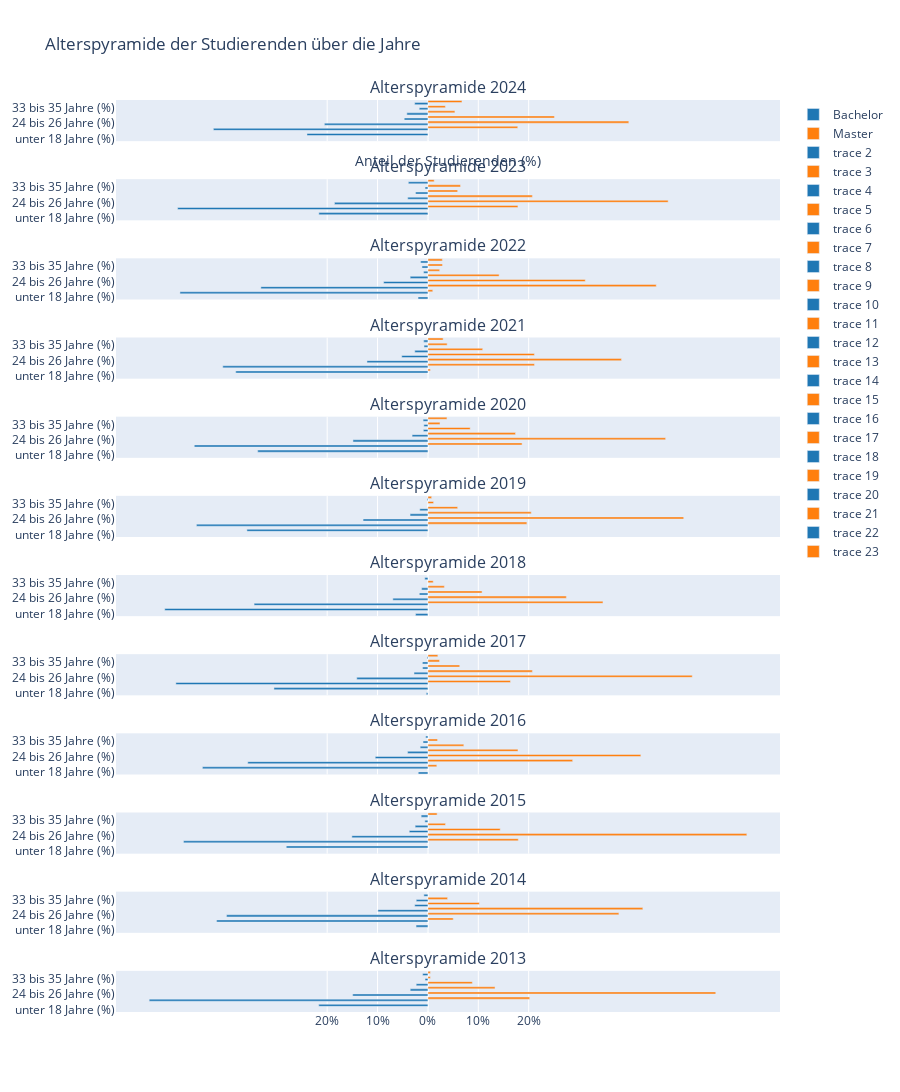

The notebook cell this image was saved under:
### Code cell
import pandas as pd
import plotly.graph_objects as go
from plotly.subplots import make_subplots

# Daten für die Alterspyramide umformen
df_pyramide = df_alter.melt(id_vars="Jahr", var_name="Altersgruppe", value_name="Anteil (%)")

# Bachelor vs. Master identifizieren
df_pyramide["Studiengang"] = df_pyramide["Altersgruppe"].apply(lambda x: "Bachelor" if "Bachelor" in x else "Master")

# Altersgruppen umbenennen (Bachelor/Master entfernen)
df_pyramide["Altersgruppe"] = df_pyramide["Altersgruppe"].str.replace("Bachelor ", "", regex=False)
df_pyramide["Altersgruppe"] = df_pyramide["Altersgruppe"].str.replace("Master ", "", regex=False)

# Bachelor-Werte negativ setzen für visuelle Trennung
df_pyramide.loc[df_pyramide["Studiengang"] == "Bachelor", "Anteil (%)"] *= -1

# Einzigartige Jahre für Subplots
jahre = sorted(df_pyramide["Jahr"].unique(), reverse=True)
num_years = len(jahre)

# Subplots erstellen
fig = make_subplots(
    rows=num_years, cols=1,  # Eine Spalte, eine Zeile pro Jahr
    shared_xaxes=True,  # Gleiche X-Achse für bessere Vergleichbarkeit
    subplot_titles=[f"Alterspyramide {jahr}" for jahr in jahre]
)

# Farben definieren
farben = {"Bachelor": "#1f77b4", "Master": "#ff7f0e"}  # Blau für Bachelor, Orange für Master

# Daten für jedes Jahr als separaten Subplot hinzufügen
for i, jahr in enumerate(jahre, start=1):
    df_year = df_pyramide[df_pyramide["Jahr"] == jahr]

    for studiengang in ["Bachelor", "Master"]:
        df_group = df_year[df_year["Studiengang"] == studiengang]

        fig.add_trace(
            go.Bar(
                x=df_group["Anteil (%)"],
                y=df_group["Altersgruppe"],
                orientation="h",
                name=studiengang if i == 1 else None,  # Legende nur einmal anzeigen
                marker=dict(color=farben[studiengang]),
            ),
            row=i, col=1
        )

# Layout anpassen
fig.update_layout(
    title="Alterspyramide der Studierenden über die Jahre",
    #template="infoviz",
    xaxis_title="Anteil der Studierenden (%)",
    height=300 * num_years,  # Höhe dynamisch anpassen
    showlegend=True,
)

# X-Achse so formatieren, dass negative und positive Werte gleichmäßig verteilt sind
fig.update_xaxes(
    tickmode="array",
    tickvals=[-20, -10, 0, 10, 20],
    ticktext=["20%", "10%", "0%", "10%", "20%"]
)

fig.show()

### Figure 1 — Plotly figure (JSON) as saved in the notebook; plotly's stock layout.template omitted (floating-point values rounded to 4 significant figures)
{"data": [{"marker": {"color": "#1f77b4"}, "name": "Bachelor", "orientation": "h", "type": "bar", "x": [-0.0, -24.01, -42.59, -20.55, -4.704, -4.184, -1.724, -2.628], "xaxis": "x", "y": ["unter 18 Jahre (%)", "18 bis 20 Jahre (%)", "21 bis 23 Jahre (%)", "24 bis 26 Jahre (%)", "27 bis 29 Jahre (%)", "30 bis 32 Jahre (%)", "33 bis 35 Jahre (%)", "älter als 35 Jahre (%)"], "yaxis": "y"}, {"marker": {"color": "#ff7f0e"}, "name": "Master", "orientation": "h", "type": "bar", "x": [0.0, 0.0, 17.83, 39.87, 25.11, 5.358, 3.464, 6.755], "xaxis": "x", "y": ["unter 18 Jahre (%)", "18 bis 20 Jahre (%)", "21 bis 23 Jahre (%)", "24 bis 26 Jahre (%)", "27 bis 29 Jahre (%)", "30 bis 32 Jahre (%)", "33 bis 35 Jahre (%)", "älter als 35 Jahre (%)"], "yaxis": "y"}, {"marker": {"color": "#1f77b4"}, "orientation": "h", "type": "bar", "x": [-0.0, -21.65, -49.69, -18.54, -4.01, -2.457, -0.5714, -3.886], "xaxis": "x2", "y": ["unter 18 Jahre (%)", "18 bis 20 Jahre (%)", "21 bis 23 Jahre (%)", "24 bis 26 Jahre (%)", "27 bis 29 Jahre (%)", "30 bis 32 Jahre (%)", "33 bis 35 Jahre (%)", "älter als 35 Jahre (%)"], "yaxis": "y2"}, {"marker": {"color": "#ff7f0e"}, "orientation": "h", "type": "bar", "x": [0.0, 0.0, 17.86, 47.68, 20.73, 5.899, 6.464, 1.238], "xaxis": "x2", "y": ["unter 18 Jahre (%)", "18 bis 20 Jahre (%)", "21 bis 23 Jahre (%)", "24 bis 26 Jahre (%)", "27 bis 29 Jahre (%)", "30 bis 32 Jahre (%)", "33 bis 35 Jahre (%)", "älter als 35 Jahre (%)"], "yaxis": "y2"}, {"marker": {"color": "#1f77b4"}, "orientation": "h", "type": "bar", "x": [-1.963, -49.23, -33.16, -8.788, -3.524, -0.8612, -1.181, -1.45], "xaxis": "x3", "y": ["unter 18 Jahre (%)", "18 bis 20 Jahre (%)", "21 bis 23 Jahre (%)", "24 bis 26 Jahre (%)", "27 bis 29 Jahre (%)", "30 bis 32 Jahre (%)", "33 bis 35 Jahre (%)", "älter als 35 Jahre (%)"], "yaxis": "y3"}, {"marker": {"color": "#ff7f0e"}, "orientation": "h", "type": "bar", "x": [0.0, 0.9561, 45.32, 31.23, 14.13, 2.327, 2.893, 2.854], "xaxis": "x3", "y": ["unter 18 Jahre (%)", "18 bis 20 Jahre (%)", "21 bis 23 Jahre (%)", "24 bis 26 Jahre (%)", "27 bis 29 Jahre (%)", "30 bis 32 Jahre (%)", "33 bis 35 Jahre (%)", "älter als 35 Jahre (%)"], "yaxis": "y3"}, {"marker": {"color": "#1f77b4"}, "orientation": "h", "type": "bar", "x": [-0.0, -38.15, -40.72, -12.1, -5.199, -2.607, -0.7811, -0.8383], "xaxis": "x4", "y": ["unter 18 Jahre (%)", "18 bis 20 Jahre (%)", "21 bis 23 Jahre (%)", "24 bis 26 Jahre (%)", "27 bis 29 Jahre (%)", "30 bis 32 Jahre (%)", "33 bis 35 Jahre (%)", "älter als 35 Jahre (%)"], "yaxis": "y4"}, {"marker": {"color": "#ff7f0e"}, "orientation": "h", "type": "bar", "x": [0.0, 0.4686, 21.15, 38.41, 21.13, 10.87, 3.812, 3.013], "xaxis": "x4", "y": ["unter 18 Jahre (%)", "18 bis 20 Jahre (%)", "21 bis 23 Jahre (%)", "24 bis 26 Jahre (%)", "27 bis 29 Jahre (%)", "30 bis 32 Jahre (%)", "33 bis 35 Jahre (%)", "älter als 35 Jahre (%)"], "yaxis": "y4"}, {"marker": {"color": "#1f77b4"}, "orientation": "h", "type": "bar", "x": [-0.0, -33.79, -46.38, -14.88, -3.142, -0.9019, -0.8093, -0.9537], "xaxis": "x5", "y": ["unter 18 Jahre (%)", "18 bis 20 Jahre (%)", "21 bis 23 Jahre (%)", "24 bis 26 Jahre (%)", "27 bis 29 Jahre (%)", "30 bis 32 Jahre (%)", "33 bis 35 Jahre (%)", "älter als 35 Jahre (%)"], "yaxis": "y5"}, {"marker": {"color": "#ff7f0e"}, "orientation": "h", "type": "bar", "x": [0.0, 0.0, 18.69, 47.18, 17.38, 8.387, 2.392, 3.774], "xaxis": "x5", "y": ["unter 18 Jahre (%)", "18 bis 20 Jahre (%)", "21 bis 23 Jahre (%)", "24 bis 26 Jahre (%)", "27 bis 29 Jahre (%)", "30 bis 32 Jahre (%)", "33 bis 35 Jahre (%)", "älter als 35 Jahre (%)"], "yaxis": "y5"}, {"marker": {"color": "#1f77b4"}, "orientation": "h", "type": "bar", "x": [-0.0, -35.93, -45.95, -12.87, -3.543, -1.616, -0.0, -0.1691], "xaxis": "x6", "y": ["unter 18 Jahre (%)", "18 bis 20 Jahre (%)", "21 bis 23 Jahre (%)", "24 bis 26 Jahre (%)", "27 bis 29 Jahre (%)", "30 bis 32 Jahre (%)", "33 bis 35 Jahre (%)", "älter als 35 Jahre (%)"], "yaxis": "y6"}, {"marker": {"color": "#ff7f0e"}, "orientation": "h", "type": "bar", "x": [0.0, 0.0, 19.64, 50.77, 20.51, 5.897, 1.122, 0.7328], "xaxis": "x6", "y": ["unter 18 Jahre (%)", "18 bis 20 Jahre (%)", "21 bis 23 Jahre (%)", "24 bis 26 Jahre (%)", "27 bis 29 Jahre (%)", "30 bis 32 Jahre (%)", "33 bis 35 Jahre (%)", "älter als 35 Jahre (%)"], "yaxis": "y6"}, {"marker": {"color": "#1f77b4"}, "orientation": "h", "type": "bar", "x": [-2.452, -52.24, -34.5, -6.962, -1.707, -1.248, -0.0, -0.6242], "xaxis": "x7", "y": ["unter 18 Jahre (%)", "18 bis 20 Jahre (%)", "21 bis 23 Jahre (%)", "24 bis 26 Jahre (%)", "27 bis 29 Jahre (%)", "30 bis 32 Jahre (%)", "33 bis 35 Jahre (%)", "älter als 35 Jahre (%)"], "yaxis": "y7"}, {"marker": {"color": "#ff7f0e"}, "orientation": "h", "type": "bar", "x": [0.0, 0.0, 34.75, 27.47, 10.75, 3.263, 1.053, 0.0], "xaxis": "x7", "y": ["unter 18 Jahre (%)", "18 bis 20 Jahre (%)", "21 bis 23 Jahre (%)", "24 bis 26 Jahre (%)", "27 bis 29 Jahre (%)", "30 bis 32 Jahre (%)", "33 bis 35 Jahre (%)", "älter als 35 Jahre (%)"], "yaxis": "y7"}, {"marker": {"color": "#1f77b4"}, "orientation": "h", "type": "bar", "x": [-0.3325, -30.57, -50.04, -14.12, -2.766, -1.062, -1.094, -0.1766], "xaxis": "x8", "y": ["unter 18 Jahre (%)", "18 bis 20 Jahre (%)", "21 bis 23 Jahre (%)", "24 bis 26 Jahre (%)", "27 bis 29 Jahre (%)", "30 bis 32 Jahre (%)", "33 bis 35 Jahre (%)", "älter als 35 Jahre (%)"], "yaxis": "y8"}, {"marker": {"color": "#ff7f0e"}, "orientation": "h", "type": "bar", "x": [0.0, 0.0, 16.38, 52.47, 20.74, 6.312, 2.298, 1.966], "xaxis": "x8", "y": ["unter 18 Jahre (%)", "18 bis 20 Jahre (%)", "21 bis 23 Jahre (%)", "24 bis 26 Jahre (%)", "27 bis 29 Jahre (%)", "30 bis 32 Jahre (%)", "33 bis 35 Jahre (%)", "älter als 35 Jahre (%)"], "yaxis": "y8"}, {"marker": {"color": "#1f77b4"}, "orientation": "h", "type": "bar", "x": [-1.917, -44.76, -35.76, -10.46, -4.032, -1.536, -0.9705, -0.4343], "xaxis": "x9", "y": ["unter 18 Jahre (%)", "18 bis 20 Jahre (%)", "21 bis 23 Jahre (%)", "24 bis 26 Jahre (%)", "27 bis 29 Jahre (%)", "30 bis 32 Jahre (%)", "33 bis 35 Jahre (%)", "älter als 35 Jahre (%)"], "yaxis": "y9"}, {"marker": {"color": "#ff7f0e"}, "orientation": "h", "type": "bar", "x": [0.0, 1.763, 28.72, 42.26, 17.87, 7.122, 1.91, 0.0], "xaxis": "x9", "y": ["unter 18 Jahre (%)", "18 bis 20 Jahre (%)", "21 bis 23 Jahre (%)", "24 bis 26 Jahre (%)", "27 bis 29 Jahre (%)", "30 bis 32 Jahre (%)", "33 bis 35 Jahre (%)", "älter als 35 Jahre (%)"], "yaxis": "y9"}, {"marker": {"color": "#1f77b4"}, "orientation": "h", "type": "bar", "x": [-0.0, -28.12, -48.52, -15.1, -3.705, -2.532, -0.6104, -1.341], "xaxis": "x10", "y": ["unter 18 Jahre (%)", "18 bis 20 Jahre (%)", "21 bis 23 Jahre (%)", "24 bis 26 Jahre (%)", "27 bis 29 Jahre (%)", "30 bis 32 Jahre (%)", "33 bis 35 Jahre (%)", "älter als 35 Jahre (%)"], "yaxis": "y10"}, {"marker": {"color": "#ff7f0e"}, "orientation": "h", "type": "bar", "x": [0.0, 0.0, 17.93, 63.3, 14.34, 3.487, 0.0, 1.821], "xaxis": "x10", "y": ["unter 18 Jahre (%)", "18 bis 20 Jahre (%)", "21 bis 23 Jahre (%)", "24 bis 26 Jahre (%)", "27 bis 29 Jahre (%)", "30 bis 32 Jahre (%)", "33 bis 35 Jahre (%)", "älter als 35 Jahre (%)"], "yaxis": "y10"}, {"marker": {"color": "#1f77b4"}, "orientation": "h", "type": "bar", "x": [-0.0, -2.357, -41.95, -39.98, -9.931, -2.618, -2.319, -0.8061], "xaxis": "x11", "y": ["unter 18 Jahre (%)", "18 bis 20 Jahre (%)", "21 bis 23 Jahre (%)", "24 bis 26 Jahre (%)", "27 bis 29 Jahre (%)", "30 bis 32 Jahre (%)", "33 bis 35 Jahre (%)", "älter als 35 Jahre (%)"], "yaxis": "y11"}, {"marker": {"color": "#ff7f0e"}, "orientation": "h", "type": "bar", "x": [0.0, 0.0, 5.02, 37.91, 42.66, 10.21, 3.892, 0.0], "xaxis": "x11", "y": ["unter 18 Jahre (%)", "18 bis 20 Jahre (%)", "21 bis 23 Jahre (%)", "24 bis 26 Jahre (%)", "27 bis 29 Jahre (%)", "30 bis 32 Jahre (%)", "33 bis 35 Jahre (%)", "älter als 35 Jahre (%)"], "yaxis": "y11"}, {"marker": {"color": "#1f77b4"}, "orientation": "h", "type": "bar", "x": [-0.0, -21.67, -55.33, -14.94, -3.512, -2.326, -0.5698, -1.041], "xaxis": "x12", "y": ["unter 18 Jahre (%)", "18 bis 20 Jahre (%)", "21 bis 23 Jahre (%)", "24 bis 26 Jahre (%)", "27 bis 29 Jahre (%)", "30 bis 32 Jahre (%)", "33 bis 35 Jahre (%)", "älter als 35 Jahre (%)"], "yaxis": "y12"}, {"marker": {"color": "#ff7f0e"}, "orientation": "h", "type": "bar", "x": [0.0, 0.0, 20.2, 57.14, 13.32, 8.815, 0.478, 0.478], "xaxis": "x12", "y": ["unter 18 Jahre (%)", "18 bis 20 Jahre (%)", "21 bis 23 Jahre (%)", "24 bis 26 Jahre (%)", "27 bis 29 Jahre (%)", "30 bis 32 Jahre (%)", "33 bis 35 Jahre (%)", "älter als 35 Jahre (%)"], "yaxis": "y12"}], "layout": {"annotations": [{"font": {"size": 16}, "showarrow": false, "text": "Alterspyramide 2024", "x": 0.5, "xanchor": "center", "xref": "paper", "y": 1, "yanchor": "bottom", "yref": "paper"}, {"font": {"size": 16}, "showarrow": false, "text": "Alterspyramide 2023", "x": 0.5, "xanchor": "center", "xref": "paper", "y": 0.9132, "yanchor": "bottom", "yref": "paper"}, {"font": {"size": 16}, "showarrow": false, "text": "Alterspyramide 2022", "x": 0.5, "xanchor": "center", "xref": "paper", "y": 0.8264, "yanchor": "bottom", "yref": "paper"}, {"font": {"size": 16}, "showarrow": false, "text": "Alterspyramide 2021", "x": 0.5, "xanchor": "center", "xref": "paper", "y": 0.7396, "yanchor": "bottom", "yref": "paper"}, {"font": {"size": 16}, "showarrow": false, "text": "Alterspyramide 2020", "x": 0.5, "xanchor": "center", "xref": "paper", "y": 0.6528, "yanchor": "bottom", "yref": "paper"}, {"font": {"size": 16}, "showarrow": false, "text": "Alterspyramide 2019", "x": 0.5, "xanchor": "center", "xref": "paper", "y": 0.566, "yanchor": "bottom", "yref": "paper"}, {"font": {"size": 16}, "showarrow": false, "text": "Alterspyramide 2018", "x": 0.5, "xanchor": "center", "xref": "paper", "y": 0.4792, "yanchor": "bottom", "yref": "paper"}, {"font": {"size": 16}, "showarrow": false, "text": "Alterspyramide 2017", "x": 0.5, "xanchor": "center", "xref": "paper", "y": 0.3924, "yanchor": "bottom", "yref": "paper"}, {"font": {"size": 16}, "showarrow": false, "text": "Alterspyramide 2016", "x": 0.5, "xanchor": "center", "xref": "paper", "y": 0.3056, "yanchor": "bottom", "yref": "paper"}, {"font": {"size": 16}, "showarrow": false, "text": "Alterspyramide 2015", "x": 0.5, "xanchor": "center", "xref": "paper", "y": 0.2188, "yanchor": "bottom", "yref": "paper"}, {"font": {"size": 16}, "showarrow": false, "text": "Alterspyramide 2014", "x": 0.5, "xanchor": "center", "xref": "paper", "y": 0.1319, "yanchor": "bottom", "yref": "paper"}, {"font": {"size": 16}, "showarrow": false, "text": "Alterspyramide 2013", "x": 0.5, "xanchor": "center", "xref": "paper", "y": 0.04514, "yanchor": "bottom", "yref": "paper"}], "height": 3600, "showlegend": true, "title": {"text": "Alterspyramide der Studierenden über die Jahre"}, "xaxis": {"anchor": "y", "domain": [0, 1], "matches": "x12", "showticklabels": false, "tickmode": "array", "ticktext": ["20%", "10%", "0%", "10%", "20%"], "tickvals": [-20, -10, 0, 10, 20], "title": {"text": "Anteil der Studierenden (%)"}}, "xaxis10": {"anchor": "y10", "domain": [0, 1], "matches": "x12", "showticklabels": false, "tickmode": "array", "ticktext": ["20%", "10%", "0%", "10%", "20%"], "tickvals": [-20, -10, 0, 10, 20]}, "xaxis11": {"anchor": "y11", "domain": [0, 1], "matches": "x12", "showticklabels": false, "tickmode": "array", "ticktext": ["20%", "10%", "0%", "10%", "20%"], "tickvals": [-20, -10, 0, 10, 20]}, "xaxis12": {"anchor": "y12", "domain": [0, 1], "tickmode": "array", "ticktext": ["20%", "10%", "0%", "10%", "20%"], "tickvals": [-20, -10, 0, 10, 20]}, "xaxis2": {"anchor": "y2", "domain": [0, 1], "matches": "x12", "showticklabels": false, "tickmode": "array", "ticktext": ["20%", "10%", "0%", "10%", "20%"], "tickvals": [-20, -10, 0, 10, 20]}, "xaxis3": {"anchor": "y3", "domain": [0, 1], "matches": "x12", "showticklabels": false, "tickmode": "array", "ticktext": ["20%", "10%", "0%", "10%", "20%"], "tickvals": [-20, -10, 0, 10, 20]}, "xaxis4": {"anchor": "y4", "domain": [0, 1], "matches": "x12", "showticklabels": false, "tickmode": "array", "ticktext": ["20%", "10%", "0%", "10%", "20%"], "tickvals": [-20, -10, 0, 10, 20]}, "xaxis5": {"anchor": "y5", "domain": [0, 1], "matches": "x12", "showticklabels": false, "tickmode": "array", "ticktext": ["20%", "10%", "0%", "10%", "20%"], "tickvals": [-20, -10, 0, 10, 20]}, "xaxis6": {"anchor": "y6", "domain": [0, 1], "matches": "x12", "showticklabels": false, "tickmode": "array", "ticktext": ["20%", "10%", "0%", "10%", "20%"], "tickvals": [-20, -10, 0, 10, 20]}, "xaxis7": {"anchor": "y7", "domain": [0, 1], "matches": "x12", "showticklabels": false, "tickmode": "array", "ticktext": ["20%", "10%", "0%", "10%", "20%"], "tickvals": [-20, -10, 0, 10, 20]}, "xaxis8": {"anchor": "y8", "domain": [0, 1], "matches": "x12", "showticklabels": false, "tickmode": "array", "ticktext": ["20%", "10%", "0%", "10%", "20%"], "tickvals": [-20, -10, 0, 10, 20]}, "xaxis9": {"anchor": "y9", "domain": [0, 1], "matches": "x12", "showticklabels": false, "tickmode": "array", "ticktext": ["20%", "10%", "0%", "10%", "20%"], "tickvals": [-20, -10, 0, 10, 20]}, "yaxis": {"anchor": "x", "domain": [0.9549, 1]}, "yaxis10": {"anchor": "x10", "domain": [0.1736, 0.2188]}, "yaxis11": {"anchor": "x11", "domain": [0.08681, 0.1319]}, "yaxis12": {"anchor": "x12", "domain": [0, 0.04514]}, "yaxis2": {"anchor": "x2", "domain": [0.8681, 0.9132]}, "yaxis3": {"anchor": "x3", "domain": [0.7812, 0.8264]}, "yaxis4": {"anchor": "x4", "domain": [0.6944, 0.7396]}, "yaxis5": {"anchor": "x5", "domain": [0.6076, 0.6528]}, "yaxis6": {"anchor": "x6", "domain": [0.5208, 0.566]}, "yaxis7": {"anchor": "x7", "domain": [0.434, 0.4792]}, "yaxis8": {"anchor": "x8", "domain": [0.3472, 0.3924]}, "yaxis9": {"anchor": "x9", "domain": [0.2604, 0.3056]}}}
